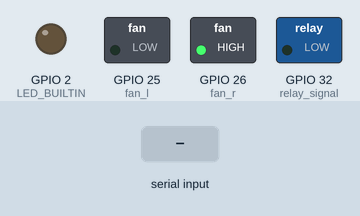
This sketch was run on a simulated ESP32. Parts: switched loads named in the sketch (green lamp = pin HIGH), output pins drawn as LEDs (lit = HIGH). The inputs (shaded band) are chosen by the test bench. Nothing arrives over Bluetooth unless stated; what the sketch prints to the serial monitor is not drawn.

Above: at 1.2 s.
1.3 s: "1" received over the second serial link
At 2.5 s:
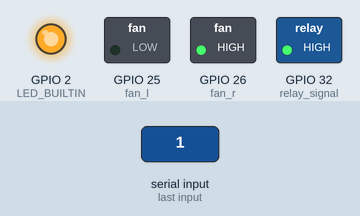
2.8 s: "0" received over the second serial link
At 3.8 s:
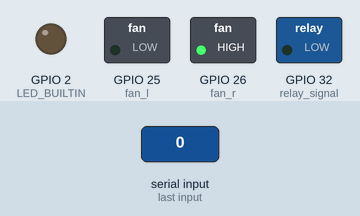
Timing chart, 0 to 5.8 s (numbered marks = the images above; inputs shaded):
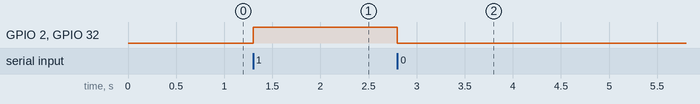

The sketch:

ESP32control.ino
```cpp
#include "BluetoothSerial.h"

#if !defined(CONFIG_BT_ENABLED) || !defined(CONFIG_BLUEDROID_ENABLED)
#error Bluetooth is not enabled! Please run `make menuconfig` to and enable it
#endif

BluetoothSerial SerialBT;
bool led = 0;
int fan_l = 25;
int fan_r = 26;
int relay_signal = 32;

void setup() {
  Serial.begin(115200);
  SerialBT.begin("ESP32test"); //Bluetooth device name
  Serial.println("The device started, now you can pair it with bluetooth!");
  pinMode(LED_BUILTIN, OUTPUT);
  pinMode(fan_l, OUTPUT);
  pinMode(fan_r, OUTPUT);
  pinMode(relay_signal, OUTPUT);
  digitalWrite(fan_l, LOW);
  digitalWrite(fan_r, HIGH);
}

void loop() {
  byte c;
  while ( !SerialBT.available() ) ;
  c = SerialBT.read();
  if (c == '1') {
    digitalWrite(LED_BUILTIN, HIGH);
    digitalWrite(relay_signal, HIGH);
    //    delay(2000);
  }
  if (c == '0') {
    digitalWrite(LED_BUILTIN, LOW);
    digitalWrite(relay_signal, LOW);
    //    delay(2000);
  }

}
```

Measured:
- after the input at 1.3 s, GPIO 2 (LED_BUILTIN), GPIO 32 (relay_signal): LOW → HIGH at once
- after the input at 2.8 s, GPIO 2 (LED_BUILTIN), GPIO 32 (relay_signal): HIGH → LOW at once
